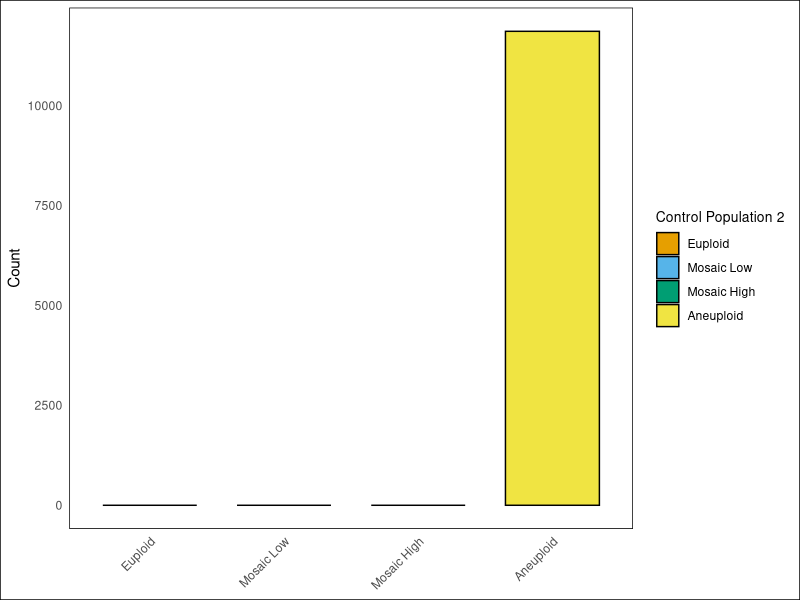
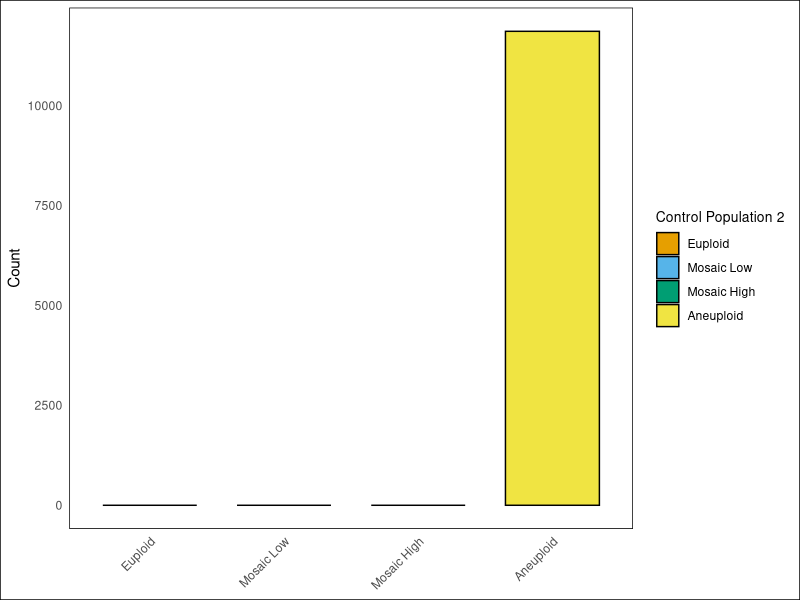

These figures' R source, in order:
# Clinical data (for reference)
clinical_data <- c(6512, 799, 499, 4088)

# Set populations (as specified)
set_populations <- list(
  c(11860, 0, 0, 0),          # Population 1
  c(0, 0, 0, 11860),          # Population 2
  c(5930, 0, 0, 5930),        # Population 3
  c(3396, 2229, 2298, 3937),  # Population 4
  c(6512, 799, 499, 4088)     # Population 5 (same as clinical data)
)

# Labels for the set populations
set_labels <- c("Pop 1", "Pop 2", "Pop 3", "Pop 4", "Pop 5 (Clinical)")

# Choose the population to visualize (Population 2)
population_index <- 2  # Population 2

# Function to run chi-squared tests for set populations
run_chi_squared_for_sets <- function(clinical, set_pops) {
  p_values <- numeric(length(set_pops))
  for (i in 1:length(set_pops)) {
    chi_vals <- matrix(c(set_pops[[i]], clinical), ncol = 4, byrow = TRUE)
    test_result <- chisq.test(chi_vals)
    p_values[i] <- test_result$p.value
  }
  return(p_values)
}

# Run chi-squared tests for the set populations
set_p_values <- run_chi_squared_for_sets(clinical_data, set_populations)

# Create a data frame for Population 2
pop_df <- data.frame(
  Category = factor(c("Euploid", "Mosaic Low", "Mosaic High", "Aneuploid"),
                    levels = c("Euploid", "Mosaic Low", "Mosaic High", "Aneuploid")),
  Count = set_populations[[population_index]]
)

# Load ggplot2 library
library(ggplot2)

# Plot the histogram for Population 2
plot2 <- ggplot(pop_df, aes(x = Category, y = Count, fill = Category)) +
  geom_bar(stat = "identity", color = "black", width = 0.7) +
  theme_minimal() +
  labs(x = NULL, y = "Count") +  # Removed the x-axis label
  scale_fill_manual(values = c("Euploid" = "#E69F00", "Mosaic Low" = "#56B4E9",
                               "Mosaic High" = "#009E73", "Aneuploid" = "#F0E442"),
                    name = "Control Population 2") +  # Set legend title
  theme(
    axis.text.x = element_text(angle = 45, hjust = 1),
    panel.grid.major = element_blank(),
    panel.grid.minor = element_blank(),
    legend.title = element_text(size = 10),  # Adjust legend title size if needed
    plot.background = element_rect(fill = "white"), # White background for the plot area
    panel.background = element_rect(fill = "white") # White background for the panel area
  )

# Display the plot
print(plot2)

# Save the plot as a PNG file with white background
ggsave(filename = paste0("histogram_control_pop2.png"), plot = plot2, bg = "white", width = 6.7, height = 6.7, dpi = 300)
